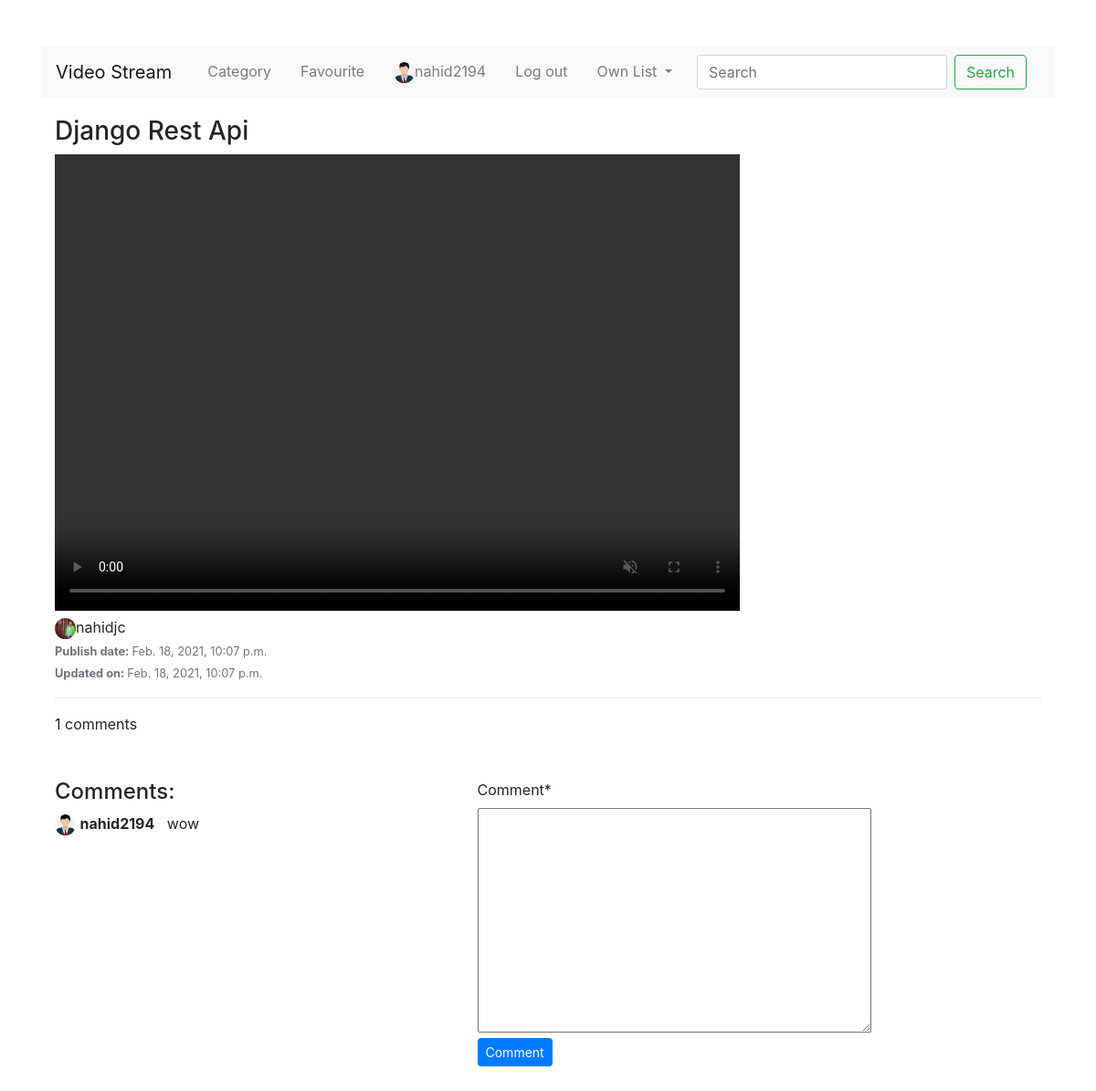
The app's page /stream/details-video/django-rest-api-74bd51de-5cbd-478f-a490-549889ff4199/ (signed in) with its own data.
### Stream_App/models.py (models this page shows, shortened)
class Video(models.Model):
    user = models.ForeignKey(
        User, on_delete=models.CASCADE, related_name='post_user')
    video_title = models.CharField(max_length=250, verbose_name='Put a Title')
    slug = models.SlugField(max_length=250, unique=True)
    video_content = models.FileField(
        verbose_name='Upload Video', upload_to='videos')
    thumbnail = models.ImageField(
        verbose_name='Add to Thumbnail', upload_to='thumbnails', blank=True)
    publish_date = models.DateTimeField(auto_now_add=True)
    update_date = models.DateTimeField(auto_now=True)
    class Meta:
        ordering = ['-publish_date']

class Comment(models.Model):
    video = models.ForeignKey(
        Video, on_delete=models.CASCADE, related_name='video_comment')
    user = models.ForeignKey(
        User, on_delete=models.CASCADE, related_name='comment_user')
    comment = models.TextField()
    comment_date = models.DateTimeField(auto_now_add=True)
    class Meta:
        ordering = ['-comment_date']
    def __str__(self):
        return self.comment

### Login_App/models.py (models this page shows, shortened)
class Profile(models.Model):
    user = models.OneToOneField(
        User, on_delete=models.CASCADE, related_name='profile')
    profile_picture = models.ImageField(
        upload_to='profile_picture', blank=True)
    about = models.CharField(max_length=250, blank=True)
    fullname = models.CharField(max_length=255, blank=True)
    website = models.URLField(blank=True)

### Stream_App/views.py (the view, shortened to what this page needs)
@login_required
def details_videos(request, slug):
    video = Video.objects.get(slug=slug)
    comment_form = CommentForm()
    return render(request, 'Stream_App/video_details.html', context={'video': video, 'form': comment_form})

### Stream_App/forms.py
class CommentForm(forms.ModelForm):
    class Meta:
        model = Comment
        fields = ['comment']

### templates/Stream_App/video_details.html (shortened to what this page needs)
{% extends 'base.html'%}
{% load crispy_forms_tags %}
{% block body_block %}
{% include "navbar.html" %}
<div class="container">
    <div class="video-details">
        <h3>{{video.video_title}}</h3>
        <video autoplay loop controls muted width="750px" height="500px">
            <source src="/media/{{video.video_content}}" type="video/mp4" />
        </video> <br>
        <img src="/media/{{video.user.profile.profile_picture}}" alt="" width="23px" height="23px"
            class="rounded-circle">{{video.user.username}} <br>
        <small class="text-muted"><strong>Publish date: </strong>{{video.publish_date}}</small><br>
        <small class="text-muted"><strong>Updated on: </strong>{{video.update_date}}</small>
    </div>
    <hr>
    {{video.video_comment.count}} comments
    <div class="comments">
        <div class="row">
            <div class="col-sm-5 py-5">
                <h4>Comments:</h4>
                {% for comment in video.video_comment.all %}
                <p>
                    {% if comment.user.profile.profile_picture %}
                    <img src="/media/{{comment.user.profile.profile_picture}}" alt="" width="23px" height="23px"
                        class="rounded-circle">
                    {% else %}
                    <img src="/static/images/avatar.jpg" width="23px" height="23px" class="rounded-circle"
                        alt="default">
                    {% endif %}
                    <strong>{{comment.user.username}}</strong> &nbsp; {{comment}}
                </p>
                {% endfor %}
            </div>
            <div class="col-sm-7 py-5">
                <form action="" method="POST">
                    {{form|crispy}}
                    <button type="submit" class="btn btn-primary btn-sm">Comment</button>
                </form>
            </div>
        </div>
    </div>
</div>
{% endblock %}

### templates/navbar.html (shortened to what this page needs)
<!DOCTYPE html>
{% load static %}
<head>
    <link rel="stylesheet" href="https://stackpath.bootstrapcdn.com/bootstrap/4.5.2/css/bootstrap.min.css"
>
    <link rel="stylesheet" href="https://cdnjs.cloudflare.com/ajax/libs/font-awesome/4.7.0/css/font-awesome.min.css">
    <link rel="stylesheet" href="{% static 'css/mystyle.css' %}">
</head>
<body>
    <nav class="navbar navbar-expand-lg navbar-light bg-light">
        <a class="navbar-brand" href="{% url 'home' %}">Video Stream</a>
        <div class="collapse container navbar-collapse" id="navbarSupportedContent">
            <ul class="navbar-nav mr-auto">
                <li class="nav-item pr-3">
                    <a class="nav-link" href="#">Category</a>
                </li>
                <li class="nav-item pr-3">
                    <a class="nav-link" href="#">Favourite</a>
                </li>
                {% if user.is_authenticated %}
                <li class="nav-item pr-3">
                    {% if user.profile.profile_picture %}
                    <a class="nav-link" href="{% url 'Login_App:profile' %}"><img
                            src="/media/{{user.profile.profile_picture}}" alt="" width="23px" height="23px"
                            class="rounded-circle">{{user.username}}</a>
                    {% else %}
                    <a class="nav-link" href="{% url 'Login_App:profile' %}"><img src="/static/images/avatar.jpg"
                            width="23px" height="23px" class="rounded-circle" alt="default">{{user.username}}</a>
                    {% endif %}
                </li>
                <li class="nav-item pr-3">
                    <a class="nav-link" href="{% url 'Login_App:logout' %}">Log out</a>
                </li>
                {% endif %}
                <li class="nav-item dropdown pr-3">
                    <a class="nav-link dropdown-toggle" href="#" id="navbarDropdown" role="button"
                        data-toggle="dropdown" aria-haspopup="true" aria-expanded="false">
                        Own List
                    </a>
                </li>
            </ul>
            <form class="form-inline my-2 my-lg-0" method="GET">
                <input class="form-control mr-sm-2" type="search" placeholder="Search" aria-label="Search"
                    name="search">
                <button class="btn btn-outline-success my-2 my-sm-0" type="submit">Search</button>
            </form>
        </div>
    </nav>
    <div class="container" style='padding-top:20px'>
    </div>
</body>
</html>

### records on screen
Video: video_title "Django Rest Api", user.profile.profile_picture (picture), user.username "nahidjc", publish_date "Feb. 18, 2021, 10:07 p.m.", update_date "Feb. 18, 2021, 10:07 p.m.", video_comment.count "1"
Comment: user.username "nahid2194", comment "wow"

### other values on screen
{{ user.username }} "nahid2194"
